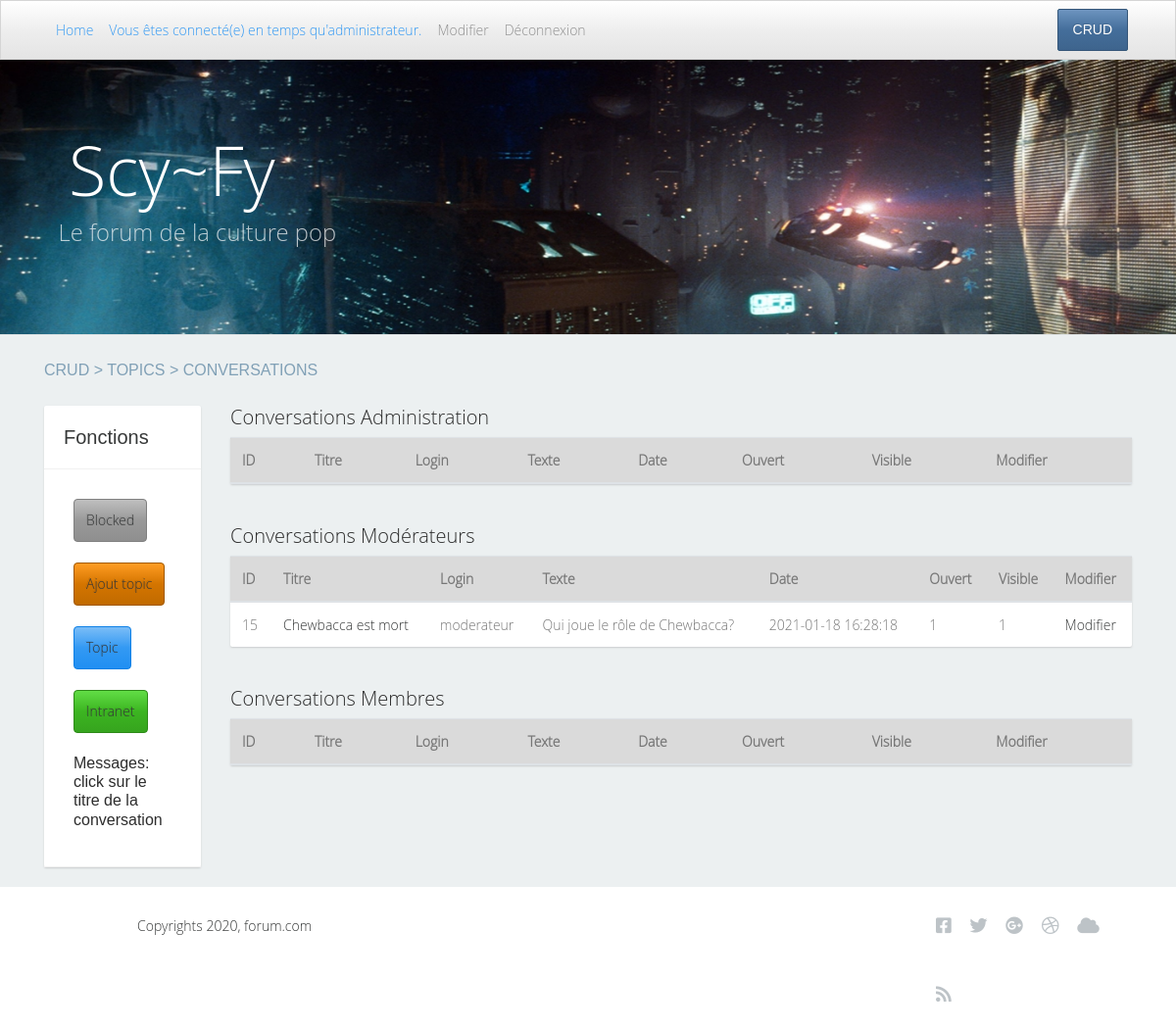
The app's page /conversations/crudConversations/13 (signed in), older data.
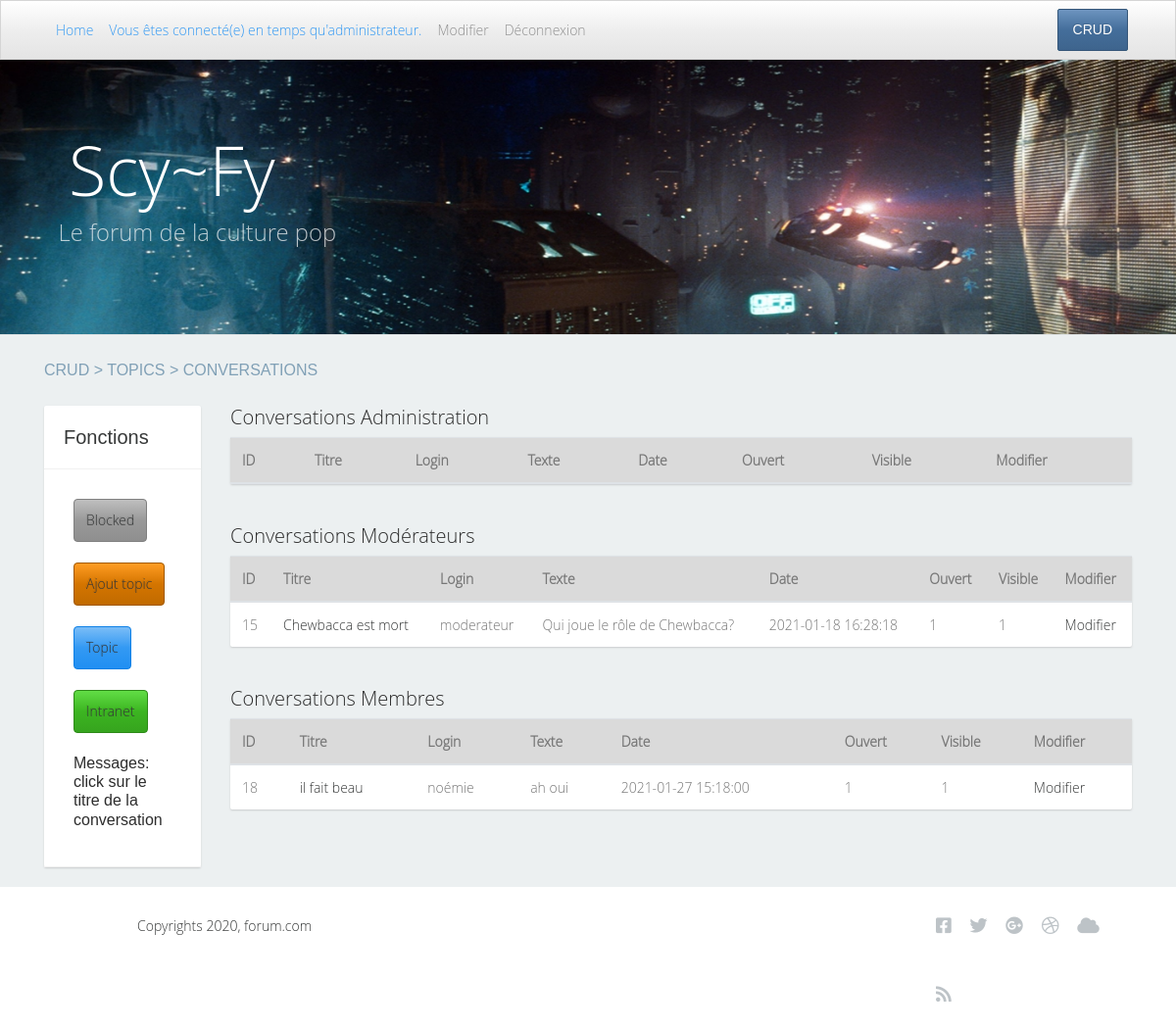
The same page, newer data.
### tables this page shows
CREATE TABLE IF NOT EXISTS `conversation` (
  `id` int(11) NOT NULL AUTO_INCREMENT,
  `titre` varchar(250) NOT NULL,
  `texte` text NOT NULL,
  `publication` datetime NOT NULL,
  `id_utilisateur` int(11) NOT NULL,
  `id_topic` int(11) NOT NULL,
  `liked` int(11) DEFAULT NULL,
  `disliked` int(11) DEFAULT NULL,
  `ouvert` int(11) NOT NULL,
  `visible` int(11) NOT NULL,
  PRIMARY KEY (`id`)
);

CREATE TABLE IF NOT EXISTS `utilisateurs` (
  `id` int(11) NOT NULL AUTO_INCREMENT,
  `login` varchar(250) NOT NULL,
  `password` varchar(250) NOT NULL,
  `email` varchar(250) NOT NULL,
  `intranet` varchar(250) NOT NULL,
  `avatar` varchar(250) NOT NULL,
  `naissance` date NOT NULL,
  `creation` date NOT NULL,
  `genre` varchar(250) NOT NULL,
  `role` varchar(250) NOT NULL,
  `blocage` int(11) DEFAULT NULL,
  `periode_blocage` date DEFAULT NULL,
  PRIMARY KEY (`id`)
);

### controllers/Conversations.php (called while the page is built, shortened)
<?php
class Conversations extends Controller {
    public function __construct() {
        $this->conversationModel = $this->model('Conversation');
        $this->topicModel = $this->model('Topic');
    }
    public function crudConversations($id_topic) {
        $conversations = $this->conversationModel->findAllConversations($id_topic);
        $topic = $this->topicModel->viewTopic($id_topic);
        $data = [
            'id_topic'=>$id_topic,
            'conversations' => $conversations,
            'topic' => $topic
        ];
            $this->view('posts/conversations/crudConversations', $data);
    }
}

### libraries/Database.php (called while the page is built, shortened)
<?php
    class Database {
        private $dbHost = 'localhost';
        private $dbUser ='root';
        private $dbPass = '';
        private $dbName = 'forum';
        private $statement;
        private $dbHandler;
        public function __construct() {
            $conn = 'mysql:host=' . $this->dbHost . ';dbname=' . $this->dbName;
            $options = array(
                PDO::ATTR_PERSISTENT => true,
                PDO::ATTR_ERRMODE => PDO::ERRMODE_EXCEPTION
            );
            try {
                $this->dbHandler = new PDO($conn, $this->dbUser, $this->dbPass, $options);
            } catch (PDOException $e) {
                $this->error = $e->getMessage();
                echo $this->error;
            }
        }
        public function query($sql) {
            $this->statement = $this->dbHandler->prepare($sql);
        }
        public function bind($parameter, $value, $type = null) {
            switch (is_null($type)) {
                default:
                    $type = PDO::PARAM_STR;
            }
            $this->statement->bindValue($parameter, $value, $type);
        }
        public function execute() {
            return $this->statement->execute();
        }
        public function resultSet() {
            $this->execute();
            return $this->statement->fetchAll(PDO::FETCH_OBJ);
        }
    }

### models/Conversation.php (called while the page is built, shortened)
<?php
class Conversation {
    private $db;
    public function __construct() {
        $this->db = new Database;
    }
    public function findAllConversations($id_topic) {
        $this->db->query('SELECT conversation.id as id, utilisateurs.role as role, login, avatar, titre, texte, publication, id_utilisateur, id_topic, liked, disliked, ouvert, visible FROM conversation JOIN utilisateurs ON utilisateurs.id=conversation.id_utilisateur WHERE id_topic= :id_topic ORDER BY publication ASC');
        $this->db->bind(':id_topic', $id_topic);
        $results = $this->db->resultSet();
        return $results;
    }
}

### views/posts/conversations/crudConversations.php (the view, shortened to what the changed rows need)
<?php
   require ROOT . '/views/includes/head.php';
?>
 <body class="newaccountpage">
    <div class="container-fluid">
        <section class="content">
            <div class="container">
                <div class="row">
                    <div class="col-lg-10 col-md-10">
                        <div class="post">
                            <table class="table table-hover">
                                <thead>
                                    <tr class="table-active">
                                    <th scope="col">ID</th>
                                    <th scope="col">Titre</th>
                                    <th scope="col">Login</th>
                                    <th scope="col">Texte</th>
                                    <th scope="col">Date</th>
                                    <th scope="col">Ouvert</th>
                                    <th scope="col">Visible</th>
                                    <th scope="col">Modifier</th>
                                    </tr>
                                </thead>
                            </table>
                        </div>
                        <div class="post">
                            <table class="table table-hover">
                                <thead>
                                    <tr class="table-active">
                                    <th scope="col">ID</th>
                                    <th scope="col">Titre</th>
                                    <th scope="col">Login</th>
                                    <th scope="col">Texte</th>
                                    <th scope="col">Date</th>
                                    <th scope="col">Ouvert</th>
                                    <th scope="col">Visible</th>
                                    <th scope="col">Modifier</th>
                                    </tr>
                                </thead>
                                <tbody>
                                <?php
                                foreach($data['conversations'] as $conversation){
                                if($conversation->role =='moderateur'){
                                    $id_conversation=$conversation->id;
                                    echo "<tr>";
                                    echo "<td>".$conversation->id."</td>";
                                    echo '<td><a href="'.WWW_ROOT.'messages/crudMessages/'.$id_conversation.'">'.$conversation->titre.'</a></td>';
                                    echo "<td>".$conversation->login."</td>";
                                    echo "<td>".$conversation->texte."</td>";
                                    echo "<td>".$conversation->publication."</td>";
                                    echo "<td>".$conversation->ouvert."</td>";
                                    echo "<td>".$conversation->visible."</td>";
                                    echo '<td><a  href="'.WWW_ROOT .'conversations/modify/'.$conversation->id.'">
                                    Modifier</a></td>';
                                    echo "</tr>";
                                    }
                                }
                                ?>
                                </tbody>
                            </table>
                        </div>
                        <div class="post">
                            <table class="table table-hover">
                                <thead>
                                    <tr class="table-active">
                                    <th scope="col">ID</th>
                                    <th scope="col">Titre</th>
                                    <th scope="col">Login</th>
                                    <th scope="col">Texte</th>
                                    <th scope="col">Date</th>
                                    <th scope="col">Ouvert</th>
                                    <th scope="col">Visible</th>
                                    <th scope="col">Modifier</th>
                                    </tr>
                                </thead>
                                <tbody>
                                <?php
                                foreach($data['conversations'] as $conversation){
                                if($conversation->role =='membre'){
                                    $id_conversation=$conversation->id;
                                    echo "<tr>";
                                    echo "<td>".$conversation->id."</td>";
                                    echo '<td><a href="'.WWW_ROOT.'messages/crudMessages/'.$id_conversation.'">'.$conversation->titre.'</a></td>';
                                    echo "<td>".$conversation->login."</td>";
                                    echo "<td>".$conversation->texte."</td>";
                                    echo "<td>".$conversation->publication."</td>";
                                    echo "<td>".$conversation->ouvert."</td>";
                                    echo "<td>".$conversation->visible."</td>";
                                    echo '<td><a  href="'.WWW_ROOT .'conversations/modify/'.$conversation->id.'">
                                    Modifier</a></td>';
                                    echo "</tr>";
                                    }
                                }
                                ?>
                                </tbody>
                            </table>
                        </div>
                    </div>
                </div>
            </div>
        </section>
            <?php
            require ROOT . '/views/includes/footer.php';
            ?>

Row changes from the older to the newer data that the page shows:
added conversation: id "18", titre "il fait beau", id_utilisateur.login "noémie", texte "ah oui", publication "2021-01-27 15:18:00", ouvert "1", visible "1", shown under "Conversations Membres"
